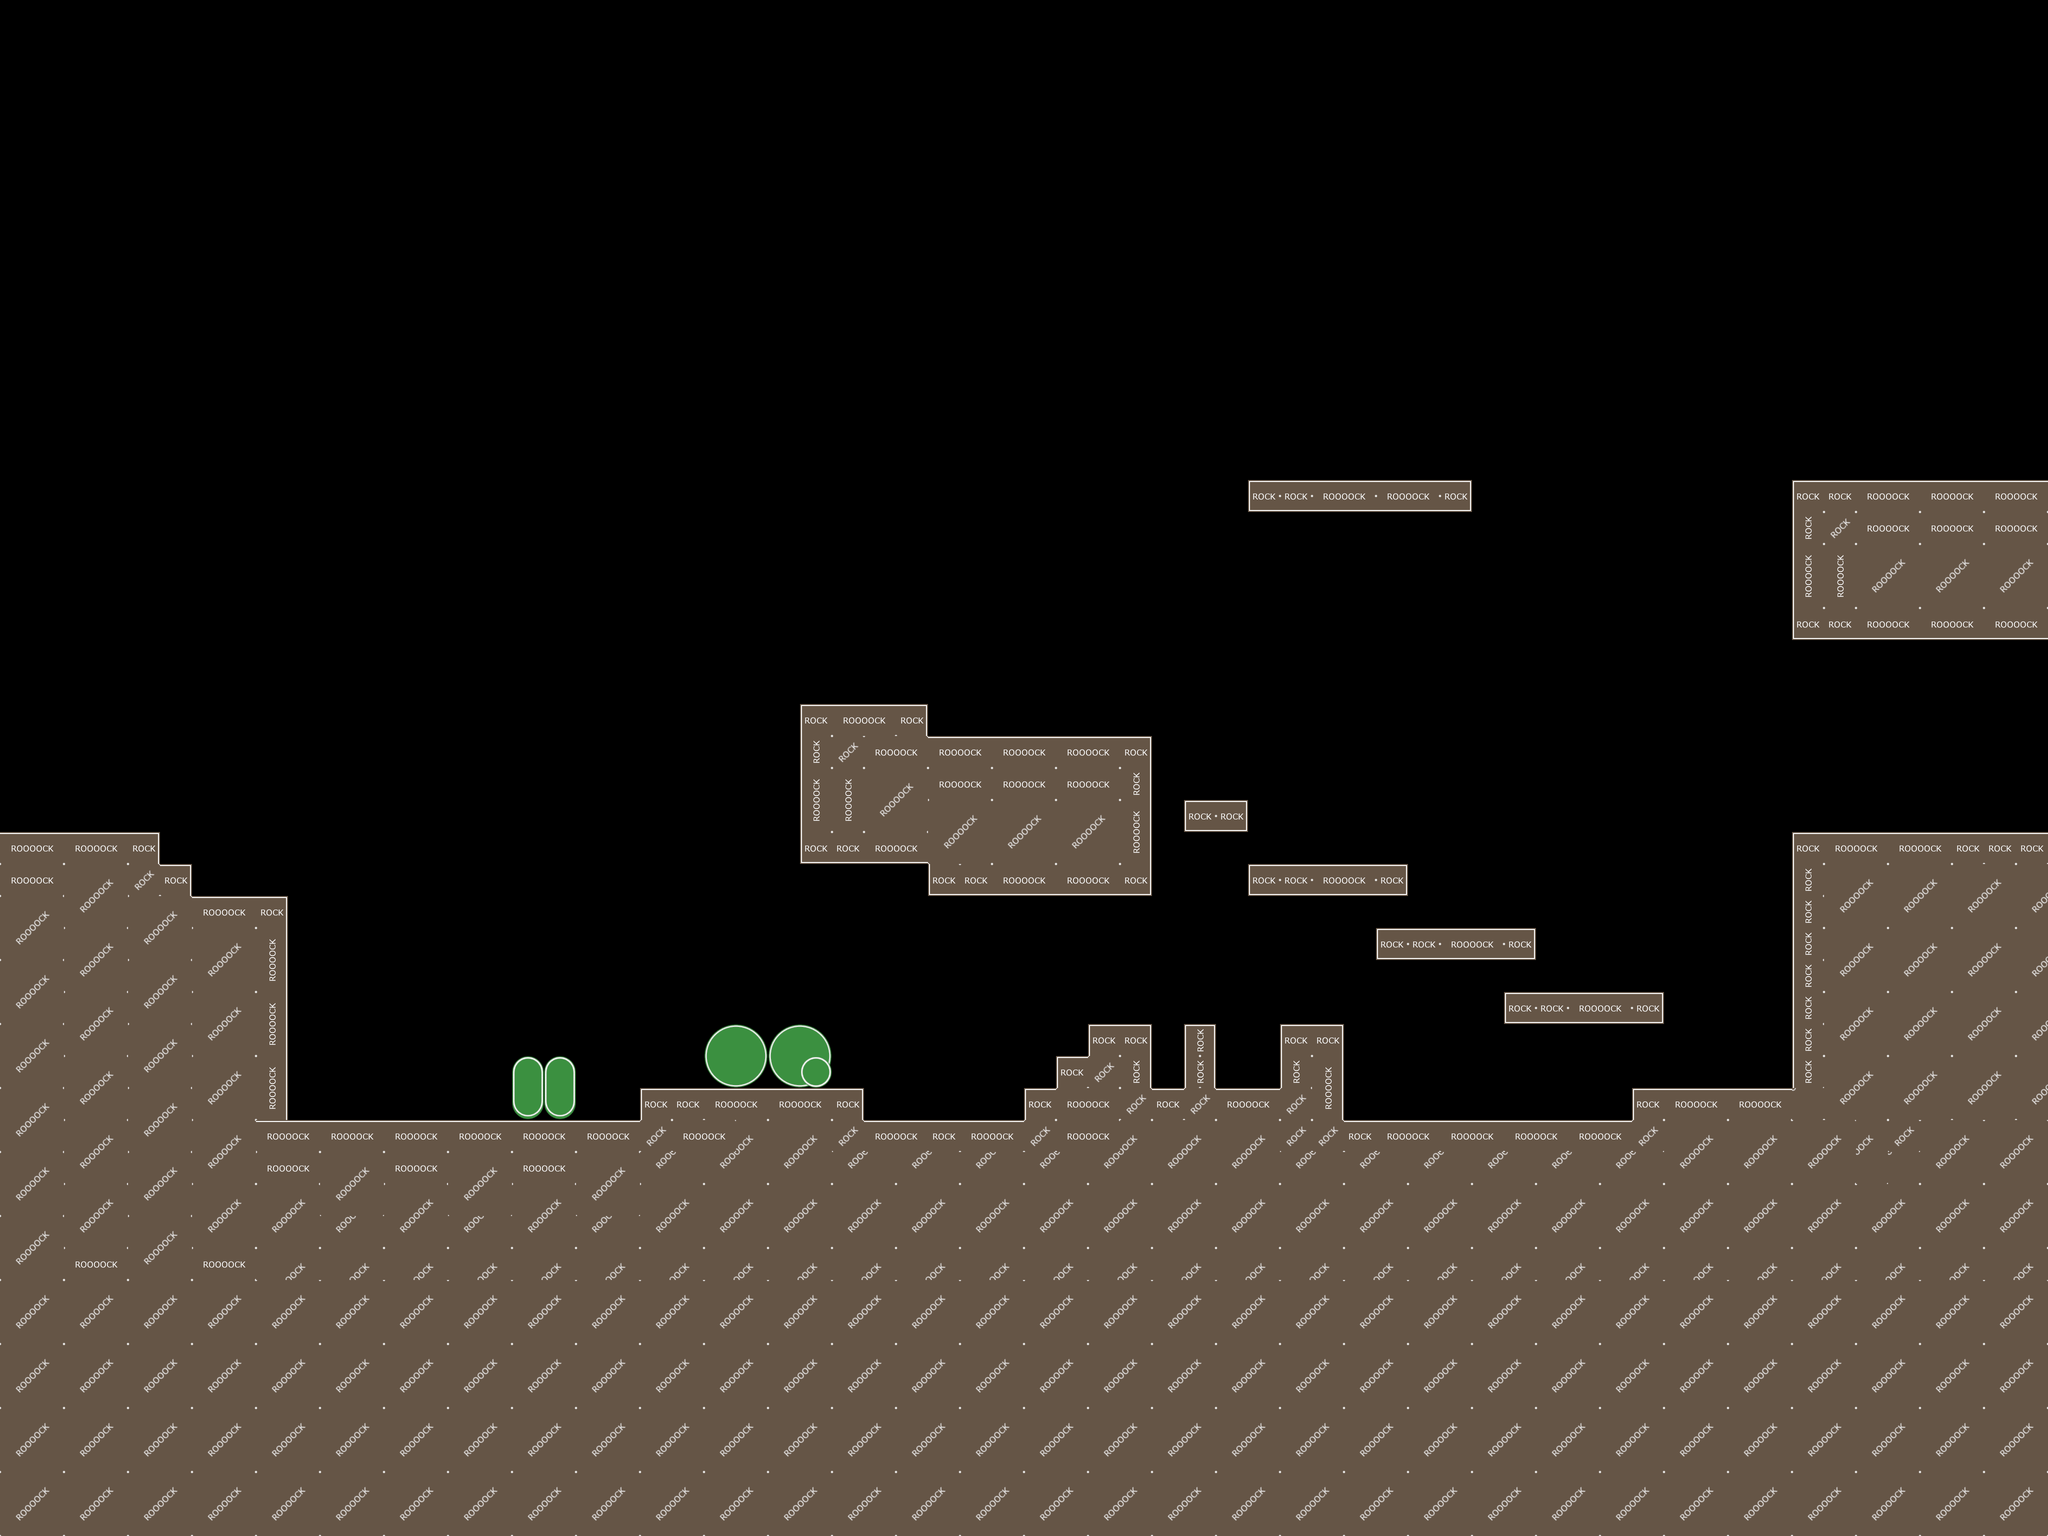

The image is a tile-based game level rendered from a .tmx file. Its description and source (layers, tilesets, objects; grid data summarised) follow:
An orthogonal 64x48 tile map with 64x64 px tiles, 3 tile layers (background tiles, solid tiles, foreground tiles), 2 tilesets and 11 objects (4x Coin, 2x Spawn, Spikes, Sign, HealthUpgrade, ...).

<map version="1.2" tiledversion="1.2.2" orientation="orthogonal" renderorder="right-down" width="64" height="48" tilewidth="64" tileheight="64" infinite="0" nextlayerid="25" nextobjectid="52">
 <tileset firstgid="1" source="../assets/tiles/rock.tsx" />
 <tileset firstgid="65" source="../assets/tiles/trees.tsx" />
 <layer id="19" name="background tiles" width="64" height="48">
  <data>[3072 cells, 10 non-empty, 5 distinct tile ids]</data>
 </layer>
 <layer id="20" name="solid tiles" width="64" height="48">
  <properties>
   <property name="collidable" type="bool" value="true" />
  </properties>
  <data>[3072 cells, 1130 non-empty, 32 distinct tile ids]</data>
 </layer>
 <objectgroup id="21" name="Misc">
  <object id="19" name="Coin" type="Coin" x="3200" y="1920">
   <point />
  </object>
  <object id="21" name="Coin" type="Coin" x="3072" y="2176">
   <point />
  </object>
  <object id="25" name="Coin" type="Coin" x="2688" y="1664">
   <point />
  </object>
  <object id="45" name="Spikes" type="Spikes" x="2432" y="2112" width="128" height="64" />
  <object id="3" name="Victory" type="Sign" x="3840" y="896">
   <point />
  </object>
 </objectgroup>
 <objectgroup id="22" name="Pickups">
  <object id="22" name="HealthUpgrade" type="HealthUpgrade" x="1728" y="1344">
   <point />
  </object>
  <object id="23" name="Health" type="Health" x="2944" y="1792">
   <point />
  </object>
  <object id="43" name="Coin" type="Coin" x="1344" y="2112">
   <point />
  </object>
  <object id="46" name="hallway" type="Door" x="0" y="1152" width="320" height="512" />
 </objectgroup>
 <objectgroup id="23" name="Spawns">
  <object id="2" name="hallway" type="Spawn" x="448" y="1728">
   <point />
  </object>
  <object id="16" name="start" type="Spawn" x="768" y="2112">
   <point />
  </object>
 </objectgroup>
 <layer id="24" name="foreground tiles" width="64" height="48">
  <data>[3072 cells, 5 non-empty, 3 distinct tile ids]</data>
 </layer>
</map>